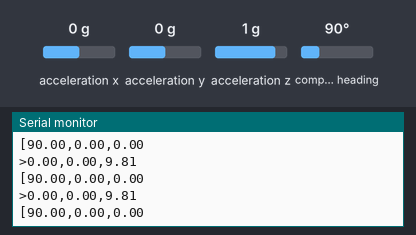
This sketch was run on a simulated Arduino Uno, built with avr-gcc and run on an emulated ATmega328P. On the bench: the last lines printed to the serial monitor. Inputs (shaded band) come from the test bench; at power-on: acceleration x 0 g, acceleration y 0 g, acceleration z 1 g, compass heading 90°. EEPROM starts erased.

Above: at 5.3 s.
5.4 s: acceleration x set to 0.8 g
At 6.3 s:
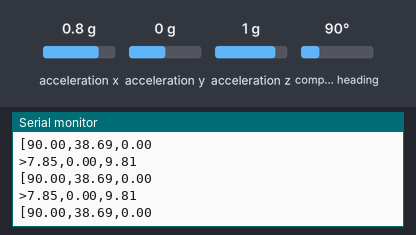
8.4 s: acceleration x set to -0.8 g
At 9.5 s:
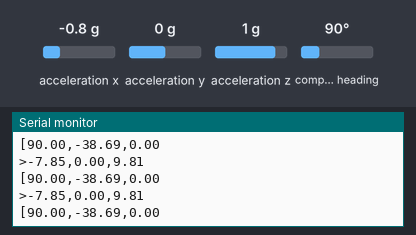
11.4 s: acceleration x set to 0 g
At 12.4 s:
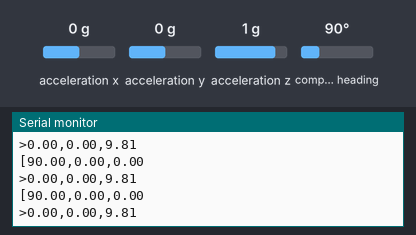
14.4 s: acceleration y set to -1.4 g
At 15.1 s:
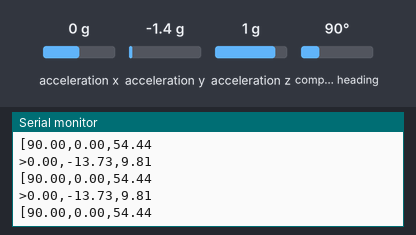
15.9 s: acceleration z set to -1.4 g
At 16.4 s:
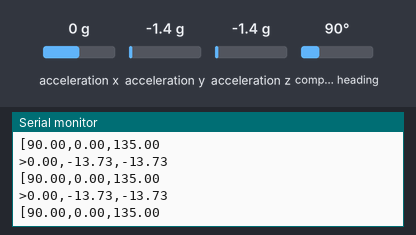
Timing chart, 0 to 18.4 s (numbered marks = the images above; inputs shaded):
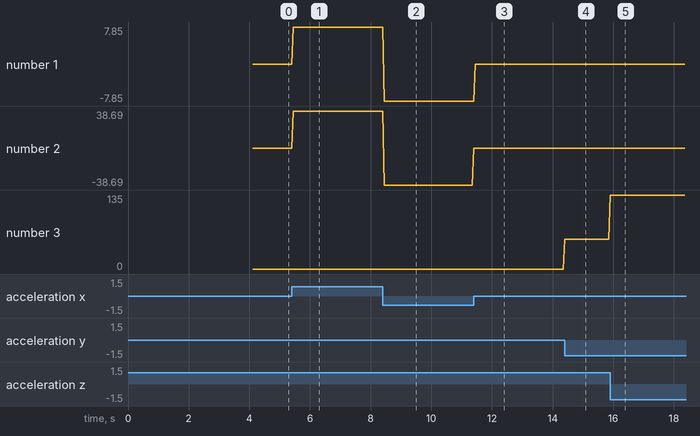

Measured:
- after the input at 5.4 s, the serial monitor: prints a new line after 0.05 s (image 1)
- after the input at 8.4 s, the serial monitor: prints a new line after 0.05 s (image 2)
- after the input at 11.4 s, the serial monitor: prints a new line at once (image 3)
- after the input at 14.4 s, the serial monitor: prints a new line at once (image 4)
- after the input at 15.9 s, the serial monitor: prints a new line at once (image 5)
- plotted number 1: 0 → 7.85 after the input at 5.4 s, 7.85 → -7.85 after the input at 8.4 s
- plotted number 2: 0 → 38.69 after the input at 5.4 s, 38.69 → -38.69 after the input at 8.4 s
- plotted number 3: 0 → 54.44 after the input at 14.4 s, 54.44 → 135 after the input at 15.9 s

The sketch:

IMU_arduino.ino
```cpp
/* based on the Adafruit "restore_offsets" sketch. */

#include <Wire.h>
#include <Adafruit_Sensor.h>
#include <Adafruit_BNO055.h>
#include <utility/imumaths.h>
#include <EEPROM.h>

/* This driver uses the Adafruit unified sensor library (Adafruit_Sensor),
   which provides a common 'type' for sensor data and some helper functions.

   To use this driver you will also need to download the Adafruit_Sensor
   library and include it in your libraries folder.

   You should also assign a unique ID to this sensor for use with
   the Adafruit Sensor API so that you can identify this particular
   sensor in any data logs, etc.  To assign a unique ID, simply
   provide an appropriate value in the constructor below (12345
   is used by default in this example).

   Connections
   ===========
   Connect SCL to analog 5
   Connect SDA to analog 4
   Connect VDD to 3-5V DC
   Connect GROUND to common ground

   History
   =======
   2015/MAR/03  - First release (KTOWN)
   2015/AUG/27  - Added calibration and system status helpers
   2015/NOV/13  - Added calibration save and restore
   */

/* Set the delay between fresh samples */
#define BNO055_SAMPLERATE_DELAY_MS 50

Adafruit_BNO055 bno = Adafruit_BNO055(55);

void setup(void)
{
    Serial.begin(115200);
    delay(1000);
    Serial.println("Orientation Sensor Test"); Serial.println("");

    /* Initialise the sensor */
    if (!bno.begin())
    {
        /* There was a problem detecting the BNO055 ... check your connections */
        Serial.print("Ooops, no BNO055 detected ... Check your wiring or I2C ADDR!");
        while (1);
    }

    int eeAddress = 0;
    long bnoID;
    bool foundCalib = false;

    EEPROM.get(eeAddress, bnoID);

    adafruit_bno055_offsets_t calibrationData;
    sensor_t sensor;

    /*
    *  Look for the sensor's unique ID at the beginning oF EEPROM.
    *  This isn't foolproof, but it's better than nothing.
    */
    bno.getSensor(&sensor);
    if (bnoID != sensor.sensor_id)
    {
        Serial.println("\nNo Calibration Data for this sensor exists in EEPROM");
        delay(500);
    }
    else
    {
        Serial.println("\nFound Calibration for this sensor in EEPROM.");
        eeAddress += sizeof(long);
        EEPROM.get(eeAddress, calibrationData);

        displaySensorOffsets(calibrationData);

        Serial.println("\n\nRestoring Calibration data to the BNO055...");
        bno.setSensorOffsets(calibrationData);

        Serial.println("\n\nCalibration data loaded into BNO055");
        foundCalib = true;
    }

    delay(1000);

    /* Display some basic information on this sensor */
    displaySensorDetails();

    /* Optional: Display current status */
    displaySensorStatus();

    bno.setExtCrystalUse(true);

    sensors_event_t event;
    bno.getEvent(&event);
    if (foundCalib){
        Serial.println("Move sensor slightly to calibrate magnetometers");
        while (!bno.isFullyCalibrated())
        {
            bno.getEvent(&event);
            displayCalStatus();
            Serial.println("");
            delay(BNO055_SAMPLERATE_DELAY_MS);
        }
    }
    else
    {
        Serial.println("Please Calibrate Sensor: ");
        while (!bno.isFullyCalibrated())
        {
            bno.getEvent(&event);

            Serial.print("X: ");
            Serial.print(event.orientation.x, 4);
            Serial.print("\tY: ");
            Serial.print(event.orientation.y, 4);
            Serial.print("\tZ: ");
            Serial.print(event.orientation.z, 4);

            /* Optional: Display calibration status */
            displayCalStatus();

            /* New line for the next sample */
            Serial.println("");

            /* Wait the specified delay before requesting new data */
            delay(BNO055_SAMPLERATE_DELAY_MS);
        }
    }

    Serial.println("\nFully calibrated!");
    Serial.println("--------------------------------");
    Serial.println("Calibration Results: ");
    adafruit_bno055_offsets_t newCalib;
    bno.getSensorOffsets(newCalib);
    displaySensorOffsets(newCalib);

    Serial.println("\n\nStoring calibration data to EEPROM...");

    eeAddress = 0;
    bno.getSensor(&sensor);
    bnoID = sensor.sensor_id;

    EEPROM.put(eeAddress, bnoID);

    eeAddress += sizeof(long);
    EEPROM.put(eeAddress, newCalib);
    Serial.println("Data stored to EEPROM.");

    Serial.println("\n--------------------------------\n");
    delay(500);
}

void loop() {
    /* Accellerometer data for BPM calculation etc. */
    imu::Vector<3> euler = bno.getVector(Adafruit_BNO055::VECTOR_ACCELEROMETER);

    Serial.print(F(">"));
    Serial.print(euler.x());
    Serial.print(F(","));
    Serial.print(euler.y());
    Serial.print(F(","));
    Serial.print(euler.z());
    Serial.println(F("\n"));


    /* Orientation data for user position estimation */
    sensors_event_t event;
    bno.getEvent(&event);

    Serial.print(F("["));
    Serial.print((float)event.orientation.x);
    Serial.print(F(","));
    Serial.print((float)event.orientation.y);
    Serial.print(F(","));
    Serial.print((float)event.orientation.z);
    Serial.println(F("\n"));

    delay(BNO055_SAMPLERATE_DELAY_MS);
}


/**************************************************************************/
/*
    Displays some basic information on this sensor from the unified
    sensor API sensor_t type (see Adafruit_Sensor for more information)
    */
/**************************************************************************/
void displaySensorDetails(void)
{
    sensor_t sensor;
    bno.getSensor(&sensor);
    Serial.println("------------------------------------");
    Serial.print("Sensor:       "); Serial.println(sensor.name);
    Serial.print("Driver Ver:   "); Serial.println(sensor.version);
    Serial.print("Unique ID:    "); Serial.println(sensor.sensor_id);
    Serial.print("Max Value:    "); Serial.print(sensor.max_value); Serial.println(" xxx");
    Serial.print("Min Value:    "); Serial.print(sensor.min_value); Serial.println(" xxx");
    Serial.print("Resolution:   "); Serial.print(sensor.resolution); Serial.println(" xxx");
    Serial.println("------------------------------------");
    Serial.println("");
    delay(500);
}

/**************************************************************************/
/*
    Display some basic info about the sensor status
    */
/**************************************************************************/
void displaySensorStatus(void)
{
    /* Get the system status values (mostly for debugging purposes) */
    uint8_t system_status, self_test_results, system_error;
    system_status = self_test_results = system_error = 0;
    bno.getSystemStatus(&system_status, &self_test_results, &system_error);

    /* Display the results in the Serial Monitor */
    Serial.println("");
    Serial.print("System Status: 0x");
    Serial.println(system_status, HEX);
    Serial.print("Self Test:     0x");
    Serial.println(self_test_results, HEX);
    Serial.print("System Error:  0x");
    Serial.println(system_error, HEX);
    Serial.println("");
    delay(500);
}

/**************************************************************************/
/*
    Display sensor calibration status
    */
/**************************************************************************/
void displayCalStatus(void)
{
    /* Get the four calibration values (0..3) */
    /* Any sensor data reporting 0 should be ignored, */
    /* 3 means 'fully calibrated" */
    uint8_t system, gyro, accel, mag;
    system = gyro = accel = mag = 0;
    bno.getCalibration(&system, &gyro, &accel, &mag);

    /* The data should be ignored until the system calibration is > 0 */
    Serial.print("\t");
    if (!system)
    {
        Serial.print("! ");
    }

    /* Display the individual values */
    Serial.print("Sys:");
    Serial.print(system, DEC);
    Serial.print(" G:");
    Serial.print(gyro, DEC);
    Serial.print(" A:");
    Serial.print(accel, DEC);
    Serial.print(" M:");
    Serial.print(mag, DEC);
}

/**************************************************************************/
/*
    Display the raw calibration offset and radius data
    */
/**************************************************************************/
void displaySensorOffsets(const adafruit_bno055_offsets_t &calibData)
{
    Serial.print("Accelerometer: ");
    Serial.print(calibData.accel_offset_x); Serial.print(" ");
    Serial.print(calibData.accel_offset_y); Serial.print(" ");
    Serial.print(calibData.accel_offset_z); Serial.print(" ");

    Serial.print("\nGyro: ");
    Serial.print(calibData.gyro_offset_x); Serial.print(" ");
    Serial.print(calibData.gyro_offset_y); Serial.print(" ");
    Serial.print(calibData.gyro_offset_z); Serial.print(" ");

    Serial.print("\nMag: ");
    Serial.print(calibData.mag_offset_x); Serial.print(" ");
    Serial.print(calibData.mag_offset_y); Serial.print(" ");
    Serial.print(calibData.mag_offset_z); Serial.print(" ");

    Serial.print("\nAccel Radius: ");
    Serial.print(calibData.accel_radius);

    Serial.print("\nMag Radius: ");
    Serial.print(calibData.mag_radius);
}
```
